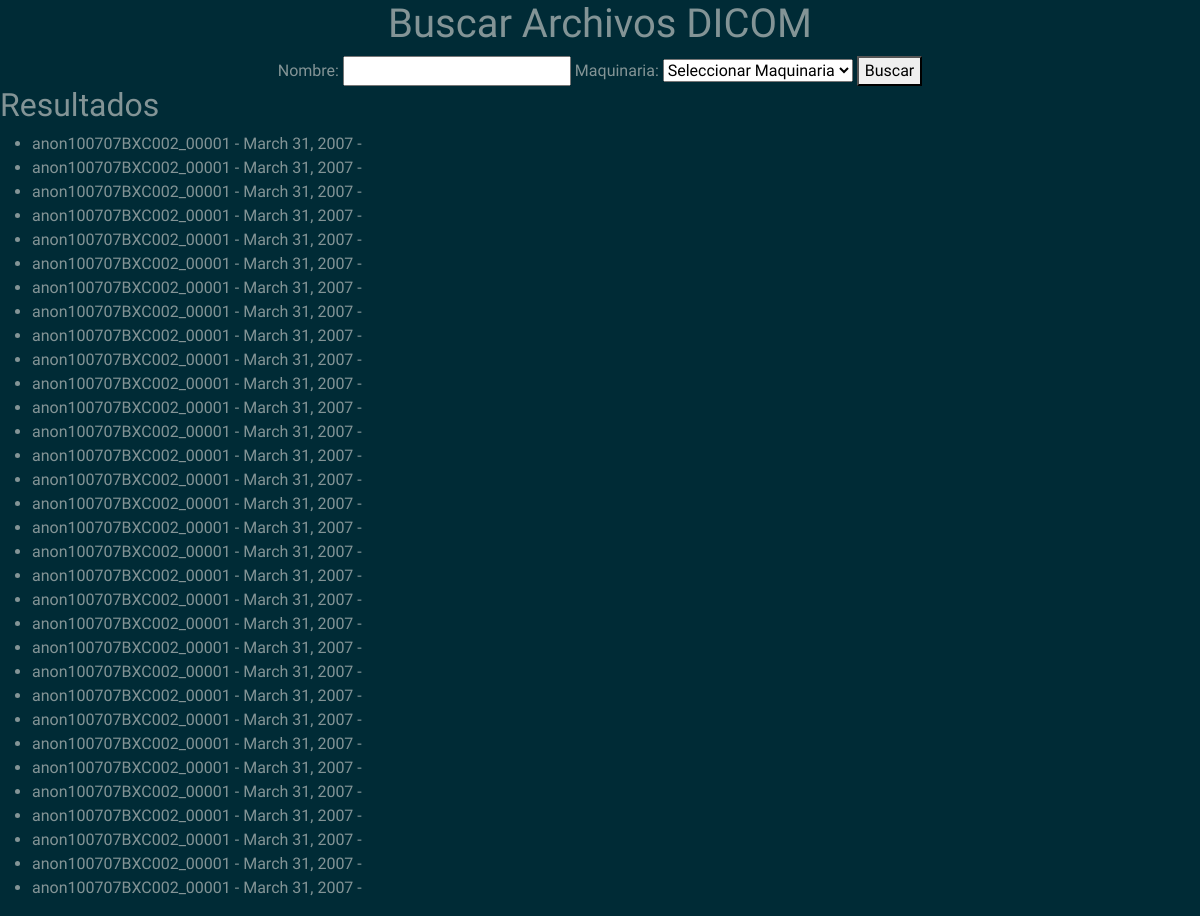
The app's page /session/buscar/, older data.
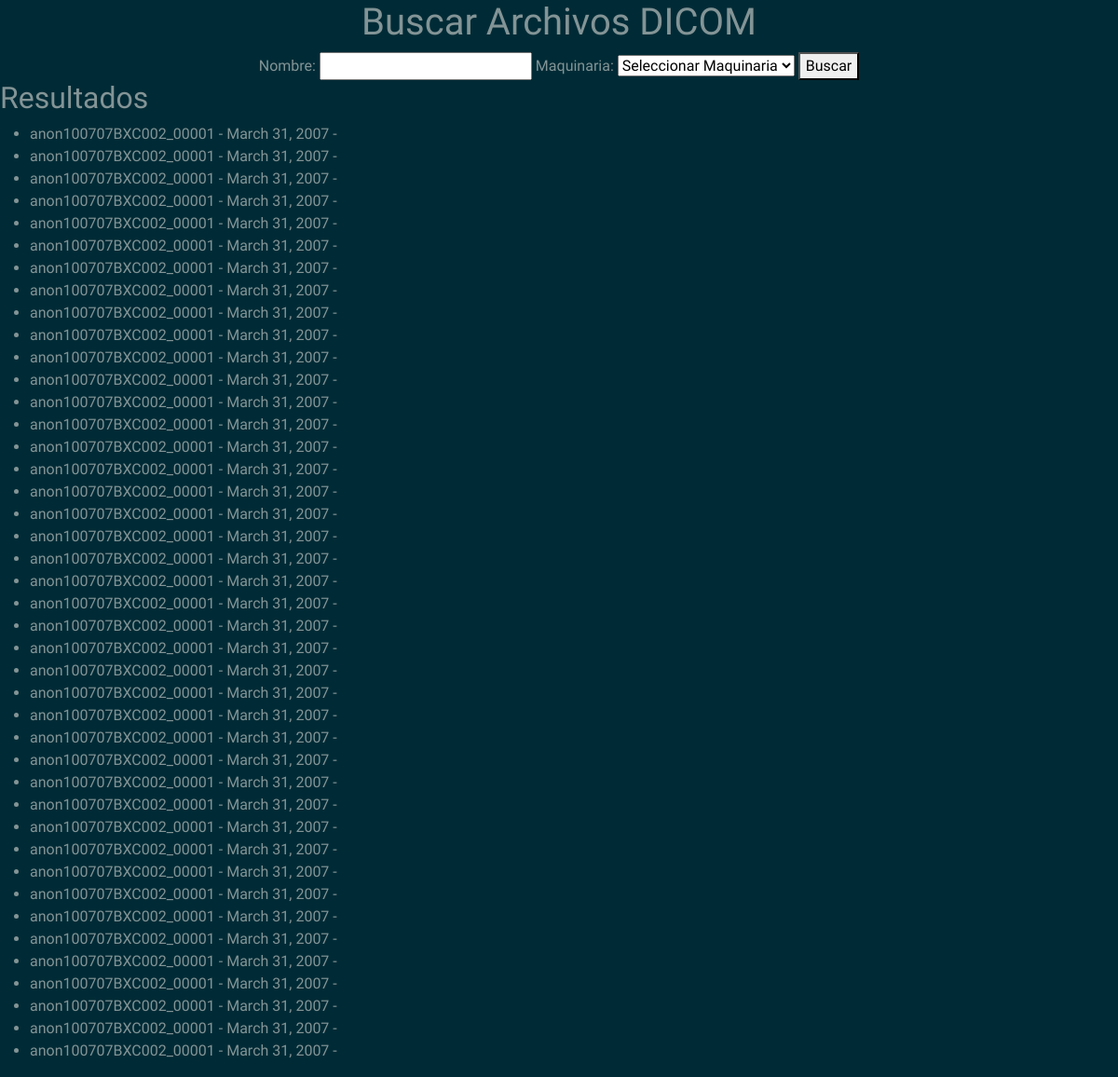
The same page, newer data.
### session/models.py (models this page shows, shortened)
class ArchivoDicom(models.Model):
    archivo = models.FileField(upload_to='archivos_dicom/')
    nombre_paciente = models.CharField(max_length=255)
    fecha = models.DateField(null=True, blank=True)  # Permitir que la fecha sea nula
    nombre_estudio = models.CharField(max_length=255,null=True)
    genero = models.CharField(max_length=10,null=True)
    nombre_maquinaria = models.CharField(max_length=255,null=True)
    imagen_indexada = models.ImageField(upload_to='imagenes_indexadas/', null=True, blank=True)

### session/views.py (the view)
# urls.py: path('buscar/', buscar_archivos,name = 'buscar_archivo_dicom'),
def buscar_archivos(request):
    nombre = request.GET.get('nombre', '')
    archivos = ArchivoDicom.objects.all()
    maq= ArchivoDicom.objects.values_list("nombre_maquinaria",flat=True).distinct()
    if nombre:
        archivos = archivos.filter(nombre_paciente__icontains=nombre)
    context = {
        'archivos': archivos,
        'maquinarias': list(maq),
        'nombre': nombre,
    }
    return render(request, 'buscar_archivos_dicom.html', context)

### session/templates/buscar_archivos_dicom.html (shortened to what this page needs)
<!DOCTYPE html>
<html lang="en">
<head>
    <link rel="stylesheet" type="text/css" href="https://bootswatch.com/5/solar/bootstrap.min.css">
</head>
<center>
<body>
    <h1>Buscar Archivos DICOM</h1>
    <form method="get" action="">
        <label for="nombre">Nombre:</label>
        <input type="text" id="nombre" name="nombre" value="{{ nombre }}">
        <label for="maquinaria">Maquinaria:</label>
        <select id="maquinaria" name="maquinaria">
            <option value="" selected disabled = true>Seleccionar Maquinaria</option>
        </select>
        <button type="submit">Buscar</button>
    </form>
    </center>
    <h2>Resultados</h2>
    <ul>
        {% if archivos %}
            {% for archivo in archivos %}
                <li>{{ archivo.nombre_paciente }} - {{ archivo.fecha }} - {{ archivo.maquinaria.nombre }}</li>
            {% endfor %}
        {% else %}
            <li>No se encontraron resultados.</li>
        {% endif %}
    </ul>
</body>
</html>

Row changes from the older to the newer data that the page shows:
added ArchivoDicom: nombre_paciente "anon100707BXC002_00001", fecha "March 31, 2007"
added ArchivoDicom: nombre_paciente "anon100707BXC002_00001", fecha "March 31, 2007"
added ArchivoDicom: nombre_paciente "anon100707BXC002_00001", fecha "March 31, 2007"
added ArchivoDicom: nombre_paciente "anon100707BXC002_00001", fecha "March 31, 2007"
added ArchivoDicom: nombre_paciente "anon100707BXC002_00001", fecha "March 31, 2007"
added ArchivoDicom: nombre_paciente "anon100707BXC002_00001", fecha "March 31, 2007"
added ArchivoDicom: nombre_paciente "anon100707BXC002_00001", fecha "March 31, 2007"
added ArchivoDicom: nombre_paciente "anon100707BXC002_00001", fecha "March 31, 2007"
added ArchivoDicom: nombre_paciente "anon100707BXC002_00001", fecha "March 31, 2007"
added ArchivoDicom: nombre_paciente "anon100707BXC002_00001", fecha "March 31, 2007"
